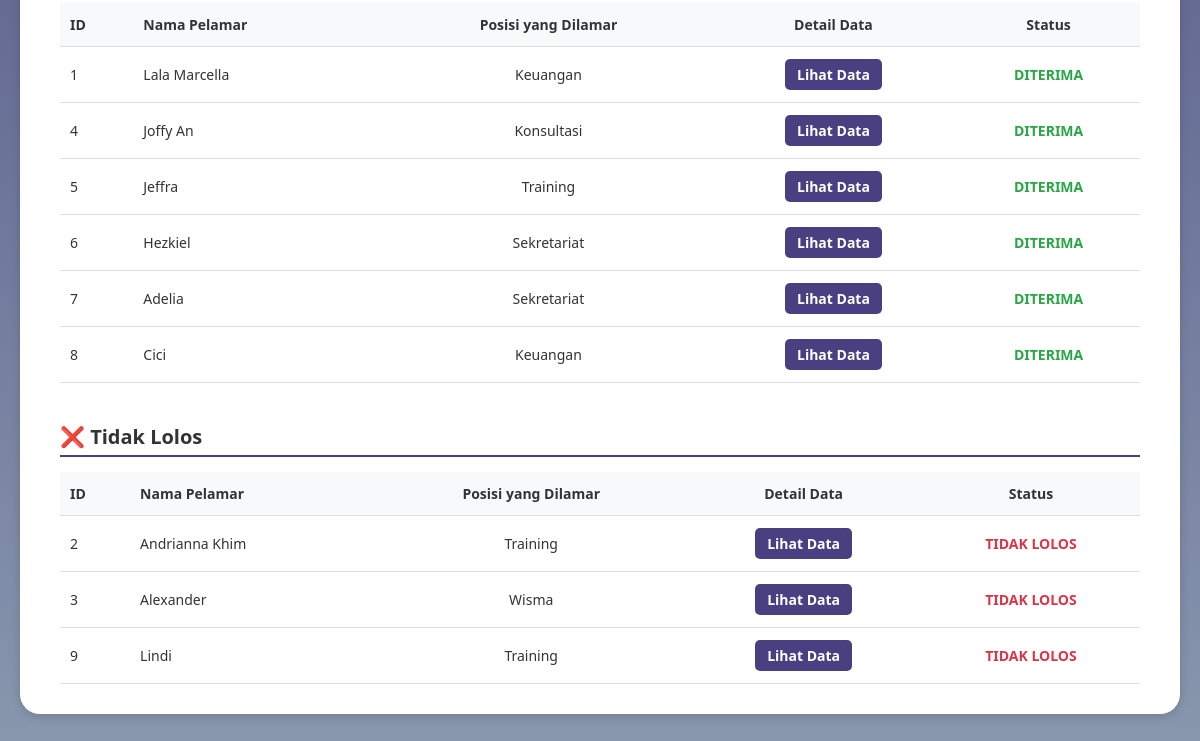
Before: /administrasi_pelamar.php (lower part) with the older database file.
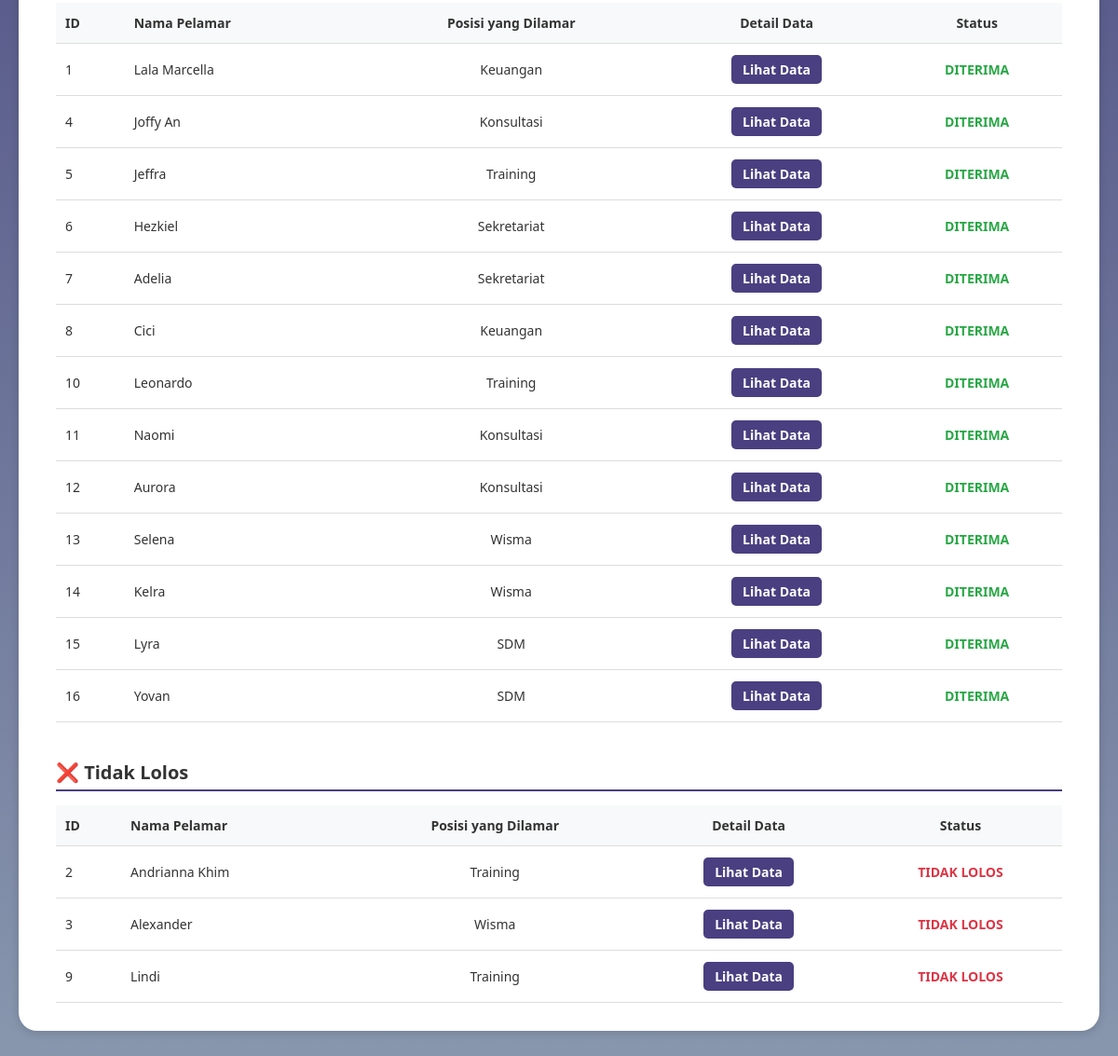
After: the same page with the newer database file.
### tables this page shows
CREATE TABLE `data_pelamar` (
  `id` int(11) NOT NULL,
  `user_id` int(11) NOT NULL,
  `nama_lengkap` varchar(100) DEFAULT NULL,
  `posisi_dilamar` varchar(100) DEFAULT NULL,
  `jenis_kelamin` varchar(20) DEFAULT NULL,
  `tempat_lahir` varchar(100) DEFAULT NULL,
  `tanggal_lahir` date DEFAULT NULL,
  `nik` varchar(50) DEFAULT NULL,
  `alamat_rumah` text DEFAULT NULL,
  `alamat_domisili` text DEFAULT NULL,
  `no_telp` varchar(20) DEFAULT NULL,
  `email` varchar(100) DEFAULT NULL,
  `agama` varchar(50) DEFAULT NULL,
  `kontak_darurat` varchar(50) DEFAULT NULL,
  `pendidikan_terakhir` varchar(50) DEFAULT NULL,
  `surat_lamaran` varchar(255) DEFAULT NULL,
  `cv` varchar(255) DEFAULT NULL,
  `photo_formal` varchar(255) DEFAULT NULL,
  `ijazah_transkrip` varchar(255) DEFAULT NULL,
  `berkas_pendukung` varchar(255) DEFAULT NULL,
  `ktp` varchar(255) DEFAULT NULL,
  `status` varchar(50) DEFAULT 'Menunggu Proses',
  `status_seleksi` varchar(100) DEFAULT 'Proses seleksi sedang berlangsung',
  `pengumuman` text DEFAULT 'Belum ada pengumuman saat ini.',
  `created_at` timestamp NOT NULL DEFAULT current_timestamp()
);

### administrasi_pelamar.php (the view, shortened to what this page needs)
<?php
require 'config.php';
function getApplicantsByStatus($conn, $status) {
    $stmt = $conn->prepare("SELECT id, nama_lengkap, posisi_dilamar, no_telp, email, status FROM data_pelamar WHERE status = ?");
    $stmt->bind_param("s", $status);
    $stmt->execute();
    return $stmt->get_result();
}
$pelamarDiterima = getApplicantsByStatus($conn, 'Diterima');
$pelamarTidakLolos = getApplicantsByStatus($conn, 'Tidak Lolos');
?>
<!DOCTYPE html>
<html lang="id">
<head>
</head>
<body>
<main>
    <div class="card">
        <table class="data-table">
            <thead>
                <tr>
                    <th class="text-left">ID</th>
                    <th class="text-left">Nama Pelamar</th>
                    <th>Posisi yang Dilamar</th>
                    <th>Detail Data</th>
                    <th>Status</th>
                </tr>
            </thead>
            <tbody>
                 <?php if ($pelamarDiterima->num_rows > 0): ?>
                    <?php while($row = $pelamarDiterima->fetch_assoc()): ?>
                    <tr>
                        <td class="text-left"><?= $row['id'] ?></td>
                        <td class="text-left"><?= htmlspecialchars($row['nama_lengkap']) ?></td>
                        <td><?= htmlspecialchars($row['posisi_dilamar']) ?></td>
                        <td><a href="detail_pelamar.php?id=<?= $row['id'] ?>" class="btn-aksi btn-lihat">Lihat Data</a></td>
                        <td><span style="color: #28a745; font-weight: bold;">DITERIMA</span></td>
                    </tr>
                    <?php endwhile; ?>
                <?php else: ?>
                    <tr><td colspan="5" class="no-data">Tidak ada pelamar yang diterima.</td></tr>
                <?php endif; ?>
            </tbody>
        </table>
        <h3 class="section-title">❌ Tidak Lolos</h3>
        <table class="data-table">
            <thead>
                <tr>
                    <th class="text-left">ID</th>
                    <th class="text-left">Nama Pelamar</th>
                    <th>Posisi yang Dilamar</th>
                    <th>Detail Data</th>
                    <th>Status</th>
                </tr>
            </thead>
            <tbody>
                 <?php if ($pelamarTidakLolos->num_rows > 0): ?>
                    <?php while($row = $pelamarTidakLolos->fetch_assoc()): ?>
                    <tr>
                        <td class="text-left"><?= $row['id'] ?></td>
                        <td class="text-left"><?= htmlspecialchars($row['nama_lengkap']) ?></td>
                        <td><?= htmlspecialchars($row['posisi_dilamar']) ?></td>
                        <td><a href="detail_pelamar.php?id=<?= $row['id'] ?>" class="btn-aksi btn-lihat">Lihat Data</a></td>
                        <td><span style="color: #dc3545; font-weight: bold;">TIDAK LOLOS</span></td>
                    </tr>
                    <?php endwhile; ?>
                <?php else: ?>
                    <tr><td colspan="5" class="no-data">Tidak ada pelamar yang tidak lolos.</td></tr>
                <?php endif; ?>
            </tbody>
        </table>
    </div>
</main>
</body>
</html>

Changed rows visible on the page:
added data_pelamar: id "10", nama_lengkap "Leonardo", posisi_dilamar "Training"
added data_pelamar: id "11", nama_lengkap "Naomi", posisi_dilamar "Konsultasi"
added data_pelamar: id "12", nama_lengkap "Aurora", posisi_dilamar "Konsultasi"
added data_pelamar: id "13", nama_lengkap "Selena", posisi_dilamar "Wisma"
added data_pelamar: id "14", nama_lengkap "Kelra", posisi_dilamar "Wisma"
added data_pelamar: id "15", nama_lengkap "Lyra", posisi_dilamar "SDM"
added data_pelamar: id "16", nama_lengkap "Yovan", posisi_dilamar "SDM"
